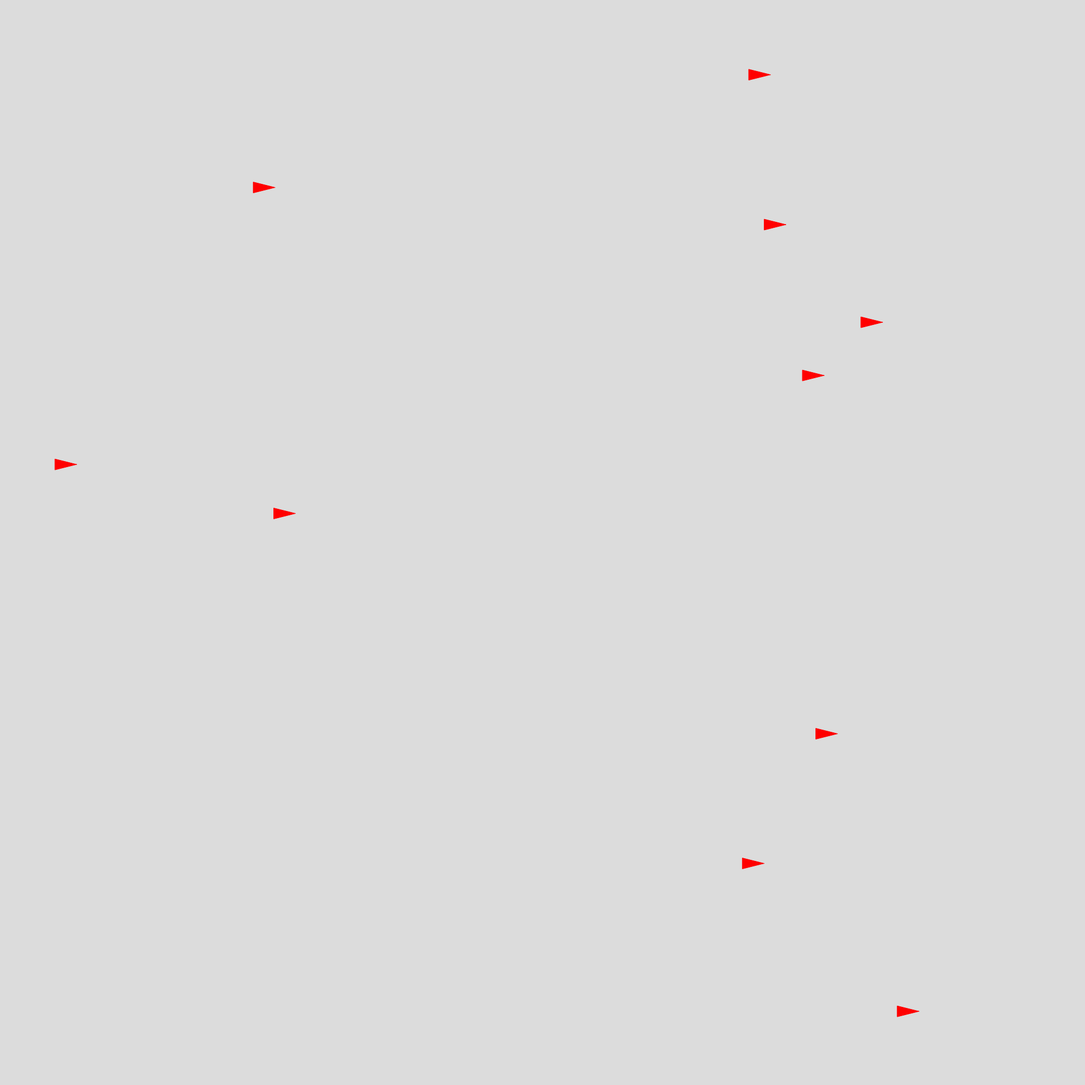
Frame 1 (no input)
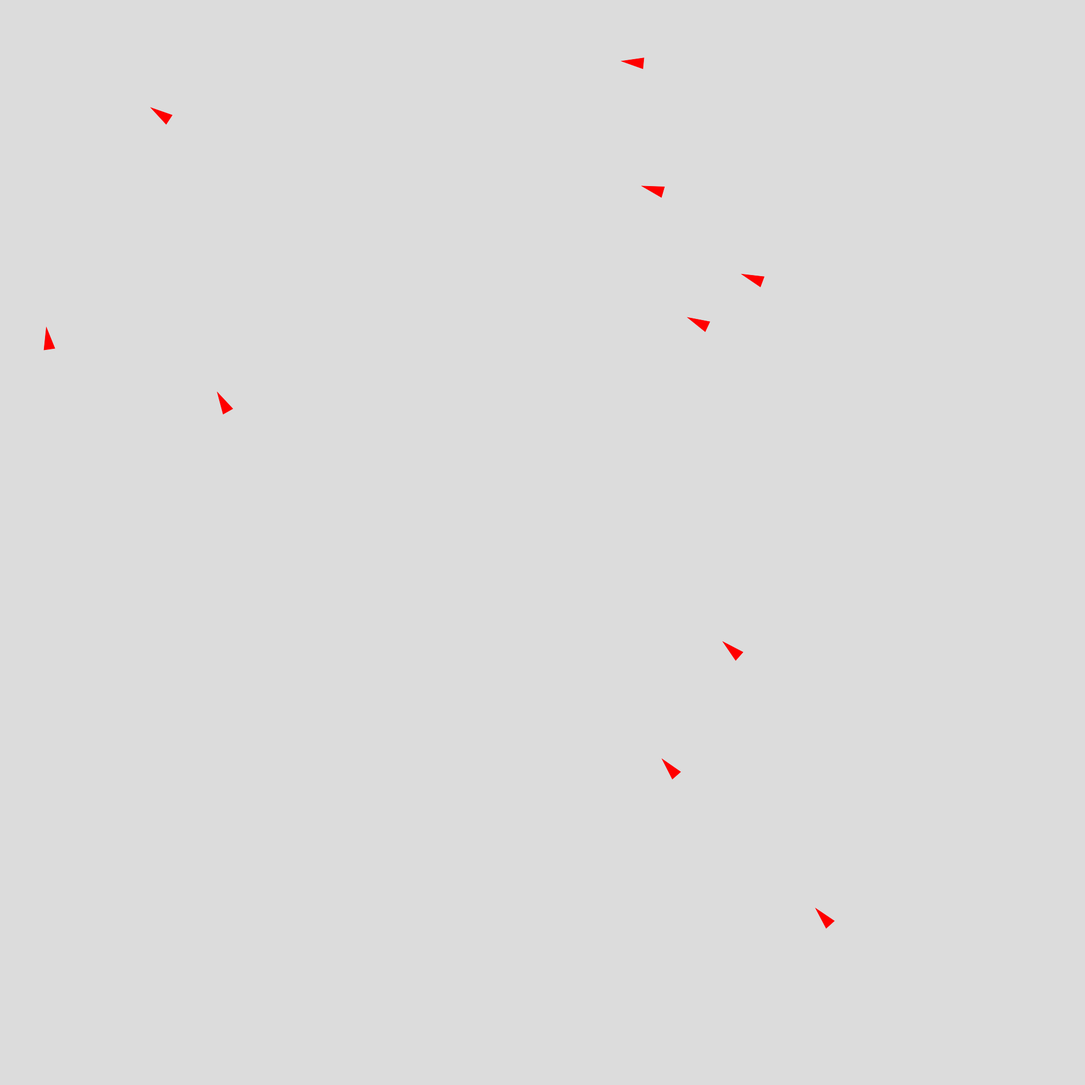
Frame 60 (no input)
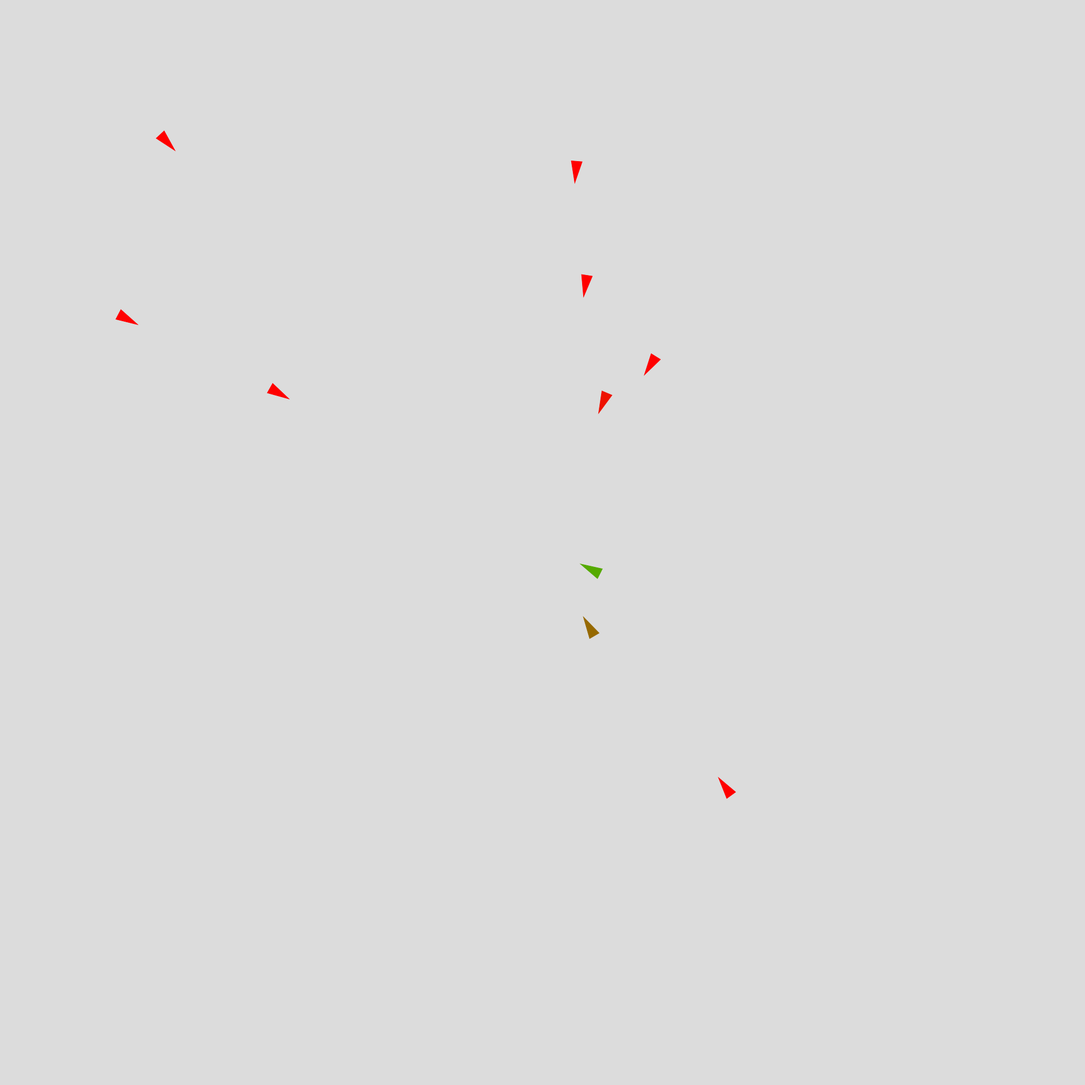
Frame 120 (the mouse pressed at the canvas centre since frame 60)

The p5.js sketch that drew these frames (run headless with seeded random() and noise() and a simulated clock; from frame 60 on, the mouse is pressed at the canvas centre):

// p5.js sketch
// ── sketch.js
function setup() {
  createCanvas(2000, 2000);
  ag = [];
  for(i=0;i<10;i++){
    ag[i] = new agent(random(width),random(height));
  }
}

function draw() {
  background(220);
  let target = createVector(mouseX, mouseY);
  for(i=0;i<10;i++){
    ag[i].setTarget(target);
    ag[i].update();
    ag[i].show();
  }
}
// ── agent.js
class agent {
  constructor(x, y) {
    this.vel = createVector();
    this.acc = createVector();
    this.pos = createVector(x, y);
    this.maxSpeed = 5;
    this.maxForce = 0.2; // The higher the value, the sharper the turns
    this.size = 10;
    this.maxDistance = 300;
    this.target = null;
  }

  update() {
    this.vel.add(this.acc);
    this.vel.limit(this.maxVel);
    this.pos.add(this.vel);
    this.acc.mult(0);
    this.seek();
  }

  show() {
    let angle = PI / 2 + this.vel.heading();
    let green = color(0, 255, 0);
    let red = color(255, 0, 0);
    let col = lerpColor(green, red, p5.Vector.sub(this.target, this.pos).mag() / this.maxDistance);
    stroke(col);
    fill(col);
    push()
    translate(this.pos.x, this.pos.y);
    rotate(angle);
    beginShape();
    vertex(0, -2 * this.size);
    vertex(-this.size, this.size * 2);
    vertex(this.size, this.size * 2);
    endShape(CLOSE);
    pop();
  }

  seek() {
    let desired = p5.Vector.sub(this.target, this.pos); // desired velocity
    desired.limit(this.maxSpeed);
    let change = p5.Vector.sub(desired, this.vel); // desired acceleration
    change.setMag(this.maxForce);
    this.acc.add(change);
  }

  setTarget(target) {
    this.target = target;
  }
}
